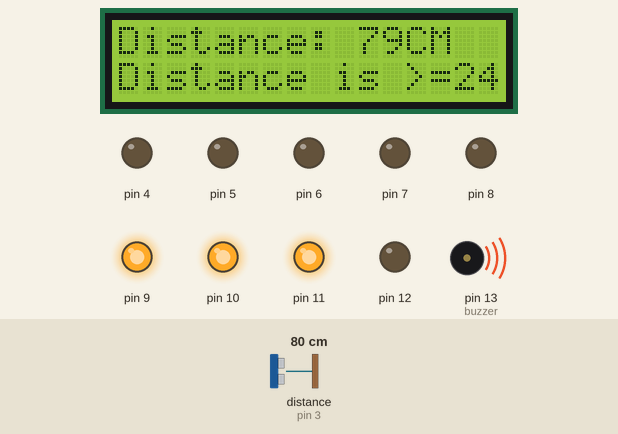
This sketch was run on a simulated Arduino Uno, built with avr-gcc and run on an emulated ATmega328P. Shown: 16×2 character LCD, output pins drawn as LEDs (lit = HIGH), buzzer (waves = sounding). Wiring (inferred from the names in the program): ultrasonic range finder: trigger pin 2; echo pin 3. The inputs (shaded band) are chosen by the test bench; at power-on: distance to the obstacle (sensor on pin 3) 80 cm. The echo pulse lasts 58.3 µs per cm; pins used as bus, display or sensor lines are not drawn; what the sketch prints to the serial monitor is not drawn.

Above: at 1.25 s.
1.3 s: distance to the obstacle (sensor on pin 3) set to 9 cm
At 2.9 s:
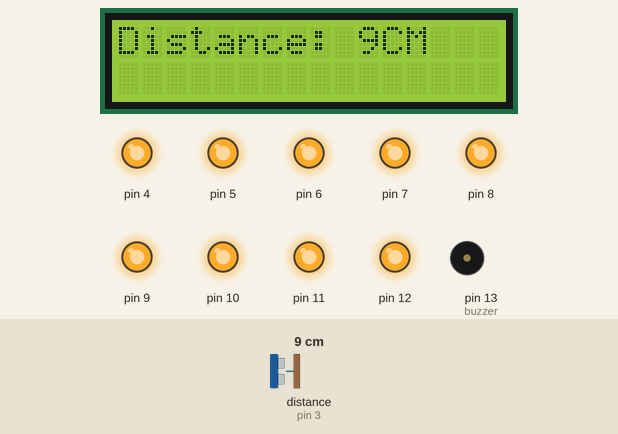
4.5 s: distance to the obstacle (sensor on pin 3) set to 23 cm
At 6.26 s:
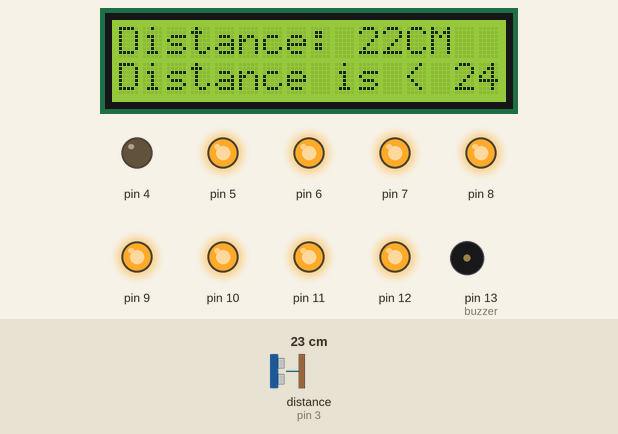
7.8 s: distance to the obstacle (sensor on pin 3) set to 27 cm
At 8.6 s:
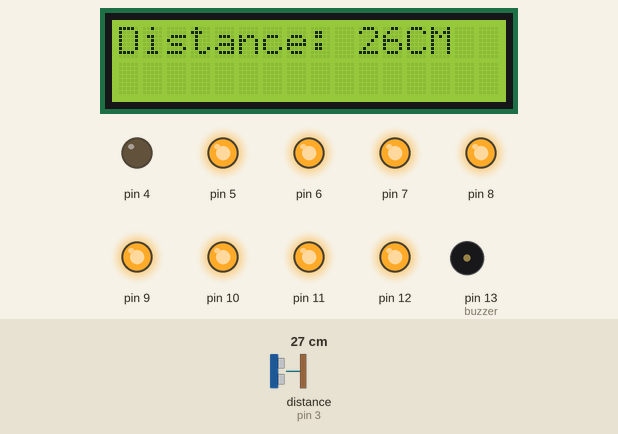
11.0 s: distance to the obstacle (sensor on pin 3) set to 18 cm
At 14.1 s:
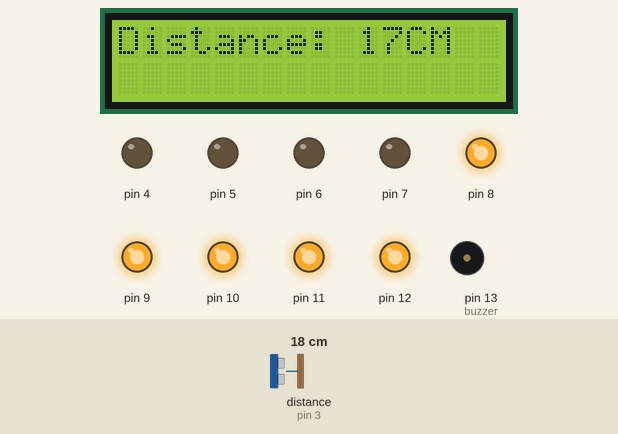
15.8 s: distance to the obstacle (sensor on pin 3) set to 35 cm
At 16.9 s:
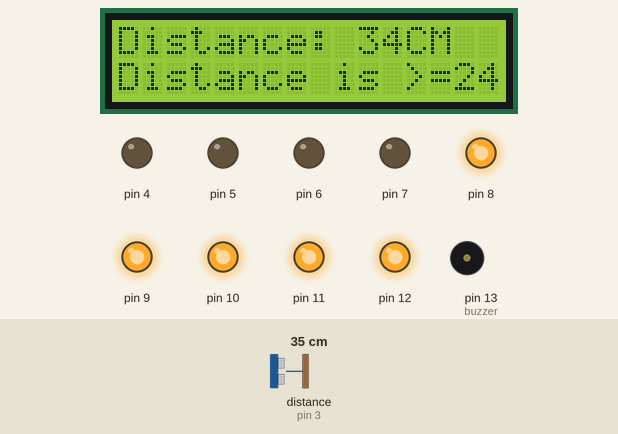
19.0 s: distance to the obstacle (sensor on pin 3) set to 15 cm
At 22.2 s:
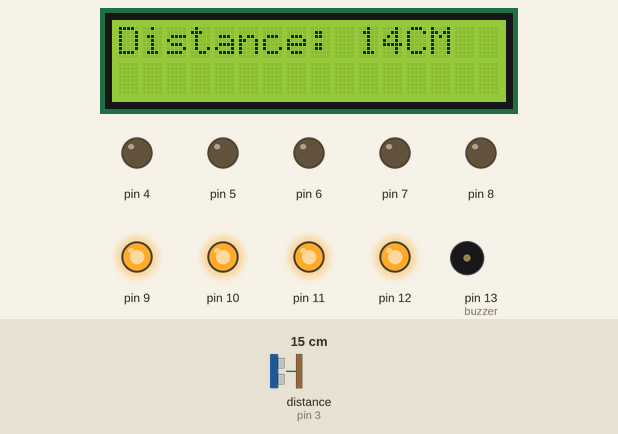
Timing chart, 0 to 23.7 s (numbered marks = the images above; inputs shaded):
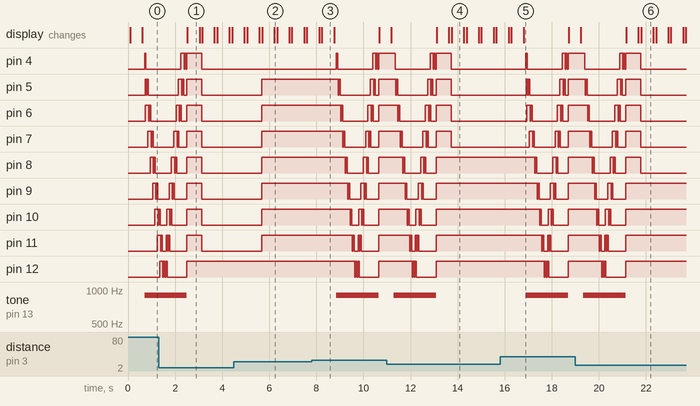

The sketch:

rasonic_Distance_Sensor_HC-SR04_with_Buzzer__LED_and_Arduino.ino
```cpp
#include <Wire.h>

#include <LiquidCrystal_I2C.h>


LiquidCrystal_I2C lcd(0x27, 16, 2);
#define t1  20

const int trig = 2;

const int echo = 3;
int buzzer =13;

int duration = 0;

int distance = 0;


int i;

void setup()

{


  //ultrasonic sensor

  pinMode(trig , OUTPUT); // sets the digital pin TRIG as OUTPUT


  pinMode(echo , INPUT); // sets the digital pin ECHO as INPUT

  //LEDS

  for (i = 4; i <= 12; i++) {

    pinMode(i, OUTPUT);  // setam LED urile ca si IESIRI

  }
  //lcd: o variabilă de tip LiquidCrystal

  //LCD display

  lcd.begin();

  lcd.backlight();

  Serial.begin(9600);
}

void loop()

{


  digitalWrite(trig , HIGH); // sets the digital pin trig ON(high)

  delayMicroseconds(1000);

  digitalWrite(trig , LOW); // sets the digital pin trig OFF(low)

  duration = pulseIn(echo , HIGH);

  distance = (duration / 2) / 29.1 ;


  Serial.println(distance);
  lcd.clear(); //clear lcd screen

  lcd.setCursor(0,0);

  lcd.print("Distance: ");

  lcd.print(distance);

  lcd.print("CM");

  delay(500);

  if (distance >= 24) {
    lcd.setCursor(0,1);
    lcd.print("Distance is >=24");
    delay(100);
     tone(buzzer,900);
  effect_1();

  }
  else{
    //clear_led();
    lcd.setCursor(0,1);
    lcd.print("Distance is < 24");
    //clear_led();
    delay(100);
  }

   if (distance <=3) {

    lcd.setCursor(0,1);
    lcd.print("Distance is < 3");
    tone(buzzer,400);

  }else{
    noTone(buzzer);
  }

  if (distance >= 7) {

    digitalWrite(12, HIGH);
    digitalWrite(4, LOW);
    digitalWrite(5, LOW);
    digitalWrite(6, LOW);
    digitalWrite(7, LOW);
    digitalWrite(8, LOW);
    digitalWrite(9, LOW);
    digitalWrite(10, LOW);
    digitalWrite(11, LOW);

  }else{

  digitalWrite(12, LOW);

  }

  if (distance >= 10) {

    digitalWrite(11, HIGH);
    digitalWrite(12, HIGH);
    digitalWrite(4, LOW);
    digitalWrite(5, LOW);
    digitalWrite(6, LOW);
    digitalWrite(7, LOW);
    digitalWrite(8, LOW);
    digitalWrite(9, LOW);
    digitalWrite(10, LOW);


  }else{

  digitalWrite(11, LOW);

  }

  if (distance >= 12) {

    digitalWrite(10, HIGH);
    digitalWrite(11, HIGH);
    digitalWrite(12, HIGH);
     digitalWrite(4, LOW);
    digitalWrite(5, LOW);
    digitalWrite(6, LOW);
    digitalWrite(7, LOW);
    digitalWrite(8, LOW);
    digitalWrite(9, LOW);

  }else{

  digitalWrite(10, LOW);

  }

  if (distance >= 14) {

    digitalWrite(9, HIGH);
    digitalWrite(10, HIGH);
    digitalWrite(11, HIGH);
    digitalWrite(12, HIGH);
     digitalWrite(4, LOW);
     digitalWrite(5, LOW);
    digitalWrite(6, LOW);
    digitalWrite(7, LOW);
    digitalWrite(8, LOW);


  }else{

  digitalWrite(9, LOW);

  }

  if (distance >= 16) {

    digitalWrite(8, HIGH);
    digitalWrite(9, HIGH);
    digitalWrite(10, HIGH);
    digitalWrite(11, HIGH);
    digitalWrite(12, HIGH);
     digitalWrite(4, LOW);
    digitalWrite(5, LOW);
    digitalWrite(6, LOW);
    digitalWrite(7, LOW);

  }else{

  digitalWrite(8, LOW);

  }

  if (distance >= 18) {

    digitalWrite(7, HIGH);
    digitalWrite(8, HIGH);
    digitalWrite(9, HIGH);
    digitalWrite(10, HIGH);
    digitalWrite(11, HIGH);
    digitalWrite(12, HIGH);
     digitalWrite(4, LOW);
    digitalWrite(5, LOW);
    digitalWrite(6, LOW);

  }else{

  digitalWrite(7, LOW);

  }

  if (distance >= 20) {

    digitalWrite(6, HIGH);
     digitalWrite(7, HIGH);
    digitalWrite(8, HIGH);
    digitalWrite(9, HIGH);
    digitalWrite(10, HIGH);
    digitalWrite(11, HIGH);
    digitalWrite(12, HIGH);
     digitalWrite(4, LOW);
    digitalWrite(5, LOW);


  }else{

  digitalWrite(6, LOW);

  }

  if (distance >= 22) {

    digitalWrite(5, HIGH);
    digitalWrite(6, HIGH);
     digitalWrite(7, HIGH);
    digitalWrite(8, HIGH);
    digitalWrite(9, HIGH);
    digitalWrite(10, HIGH);
    digitalWrite(11, HIGH);
    digitalWrite(12, HIGH);
     digitalWrite(4, LOW);

  }else{

  digitalWrite(5, LOW);

  }

  if (distance >= 24) {

    digitalWrite(4, HIGH);
    digitalWrite(5, HIGH);
    digitalWrite(6, HIGH);
     digitalWrite(7, HIGH);
    digitalWrite(8, HIGH);
    digitalWrite(9, HIGH);
    digitalWrite(10, HIGH);
    digitalWrite(11, HIGH);
    digitalWrite(12, HIGH);

  }else{

  digitalWrite(4, LOW);

  }

}

void effect_1()
{
  for (int i = 4; i <= 12; i++) {
    digitalWrite(i, HIGH);
    delay(t1);
    digitalWrite(i + 1, HIGH);
    delay(t1);
    digitalWrite(i + 2, HIGH);
    delay(t1);
    digitalWrite(i, LOW);
    delay(t1);
    digitalWrite(i + 1, LOW);
    delay(t1);
  }
  for (int i = 12; i >= 4; i--) {
    digitalWrite(i, HIGH);
    delay(t1);
    digitalWrite(i - 1, HIGH);
    delay(t1);
    digitalWrite(i - 2, HIGH);
    delay(t1);
    digitalWrite(i, LOW);
    delay(t1);
    digitalWrite(i - 1, LOW);
    delay(t1);
  }
}
// function to switch all LEDs off
/*void clear_led()
{
  for (int i = 4; i <= 12; i++) {
    digitalWrite(i, LOW);
  }
}*/
```

Measured:
- the behaviour switches between 24 and 25 cm on distance to the obstacle (sensor on pin 3) (found by bisection; images 2 and 3)
- after the input at 1.3 s, pin 12: goes on until 2.5 s, then stays HIGH; tone on pin 13 (buzzer): goes on until 2.5 s, then stays silent
- after the input at 4.5 s, pin 5–11: LOW → HIGH after 1.2 s; the display: first differs from a run without the input after 0.56 s (image 2 shows a later state)
- after the input at 7.8 s, pin 4: goes HIGH 0.06 s, LOW 1.5 s, HIGH 0.14 s, LOW 0.02 s, HIGH 0.06 s, LOW 0.04 s, then HIGH, starting after 1.1 s; pin 12: goes LOW 0.02 s, HIGH 0.06 s, LOW 0.04 s, HIGH 0.06 s, LOW 0.84 s, then HIGH, starting after 1.8 s
- after the input at 11.0 s, pin 12: goes on until 13.1 s, then stays HIGH; tone on pin 13 (buzzer): goes on until 13.1 s, then stays silent; the display: first differs from a run without the input after 2.1 s (image 4)
- after the input at 15.8 s, pin 4: goes HIGH 0.06 s, LOW 1.5 s, HIGH 0.14 s, LOW 0.02 s, HIGH 0.06 s, LOW 0.04 s, then HIGH, starting after 1.1 s; pin 12: goes LOW 0.02 s, HIGH 0.06 s, LOW 0.04 s, HIGH 0.06 s, LOW 0.84 s, then HIGH, starting after 1.9 s
- after the input at 19.0 s, pin 9, pin 10, pin 12: goes on until 21.1 s, then stays HIGH; tone on pin 13 (buzzer): goes on until 21.1 s, then stays silent; the display: first differs from a run without the input after 2.2 s (image 6)
